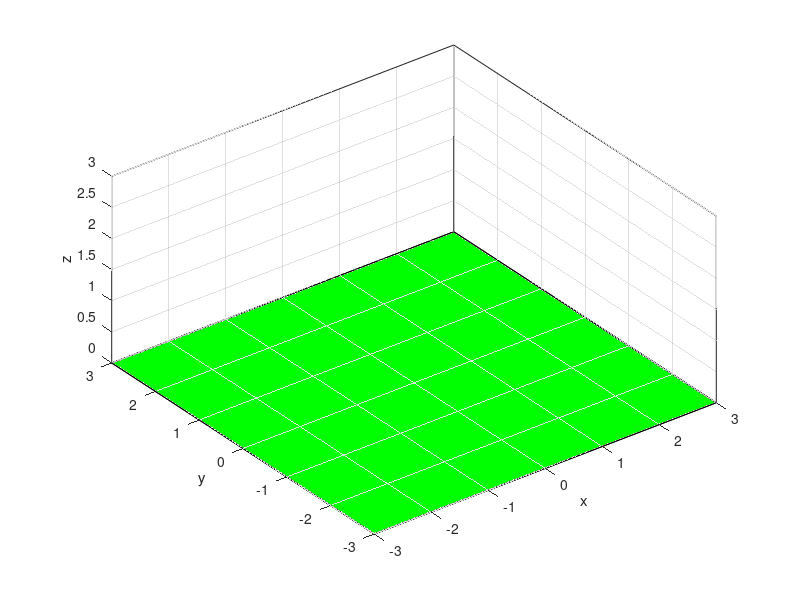

MATLAB code for this plot: (Note: this script raises an error after producing the figure.)
function [] = PlotPlane()
%PLOTPLANE Draws the schematic of the Plane environment
%   

savedhold = ishold;

figure(1);

hold off;

fill3([-3; -3; 3; 3], [-3; 3; 3; -3], [0; 0; 0; 0], 'green');

axis([-3 3 -3 3 0 3]);
axis equal;
grid on;
xlabel('x');
ylabel('y');
zlabel('z');
camproj('perspective')
view([-20,40])


%Reset the hold state to what it was before starting this function
if savedhold
    hold on;
else
    hold off;
end

end
